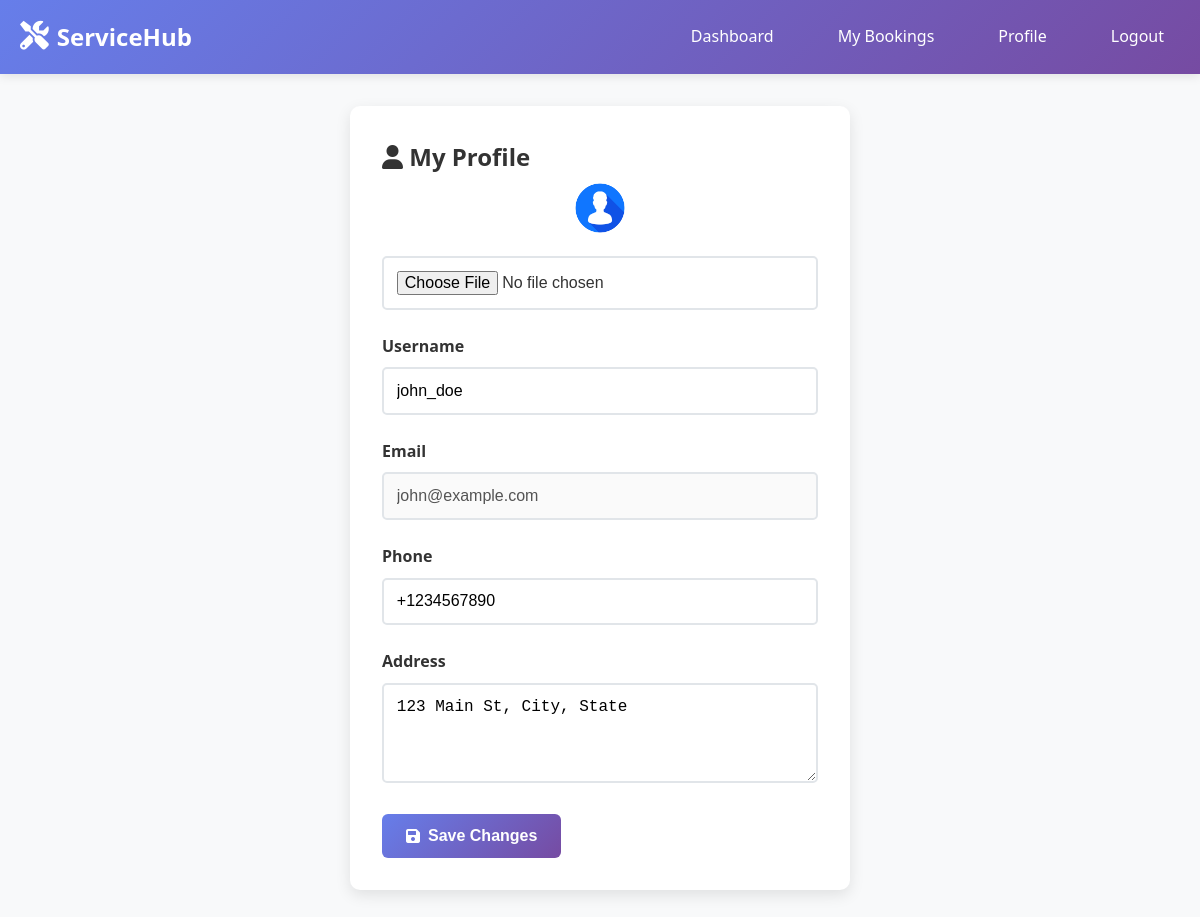
The app's page /user/profile.php (signed in) with its own data.
### tables this page shows
CREATE TABLE `users` (
  `id` int(11) NOT NULL,
  `username` varchar(50) NOT NULL,
  `email` varchar(100) NOT NULL,
  `password` varchar(255) NOT NULL,
  `role` enum('admin','provider','customer') NOT NULL DEFAULT 'customer',
  `status` enum('active','inactive','suspended') NOT NULL DEFAULT 'active',
  `profile_image` varchar(255) DEFAULT NULL,
  `phone` varchar(20) DEFAULT NULL,
  `address` text DEFAULT NULL,
  `created_at` timestamp NOT NULL DEFAULT current_timestamp(),
  `updated_at` timestamp NOT NULL DEFAULT current_timestamp() ON UPDATE current_timestamp()
);

### user/profile.php (the view, shortened to what this page needs)
<?php
require_once '../config/database.php';
$user_id = $_SESSION['user_id'];
$user_query = "SELECT * FROM users WHERE id = ?";
$user_stmt = mysqli_prepare($conn, $user_query);
mysqli_stmt_bind_param($user_stmt, 'i', $user_id);
mysqli_stmt_execute($user_stmt);
$user_result = mysqli_stmt_get_result($user_stmt);
$user = mysqli_fetch_assoc($user_result);
?>
<!DOCTYPE html>
<html lang="en">
<head>
    <link rel="stylesheet" href="../assets/css/style.css">
    <link href="https://cdnjs.cloudflare.com/ajax/libs/font-awesome/6.0.0/css/all.min.css" rel="stylesheet">
</head>
<body>
    <nav class="navbar">
        <div class="nav-container">
            <div class="nav-logo">
                <a href="../index.php">
                    <i class="fas fa-tools"></i>
                    <span>ServiceHub</span>
                </a>
            </div>
            <div class="nav-menu">
                <a href="dashboard.php" class="nav-link">Dashboard</a>
                <a href="bookings.php" class="nav-link">My Bookings</a>
                <a href="profile.php" class="nav-link active">Profile</a>
                <a href="../auth/logout.php" class="nav-link">Logout</a>
            </div>
        </div>
    </nav>
    <div class="container">
        <div class="form-container">
            <h2><i class="fas fa-user"></i> My Profile</h2>
            <form method="POST" action="" enctype="multipart/form-data">
                <div class="form-group" style="text-align:center;">
                    <?php
                    $img = $user['profile_image'] ? '../uploads/profiles/' . $user['profile_image'] : '../assets/images/default-avatar.png';
                    ?>
                    <img src="<?php echo $img; ?>" alt="Profile Image" class="avatar" style="margin-bottom:1rem;">
                    <input type="file" name="profile_image" accept=".jpg,.jpeg,.png">
                </div>
                <div class="form-group">
                    <label for="username">Username</label>
                    <input type="text" id="username" name="username" required value="<?php echo htmlspecialchars($user['username']); ?>">
                </div>
                <div class="form-group">
                    <label for="email">Email</label>
                    <input type="email" id="email" name="email" value="<?php echo htmlspecialchars($user['email']); ?>" disabled>
                </div>
                <div class="form-group">
                    <label for="phone">Phone</label>
                    <input type="text" id="phone" name="phone" value="<?php echo htmlspecialchars($user['phone']); ?>">
                </div>
                <div class="form-group">
                    <label for="address">Address</label>
                    <textarea id="address" name="address"><?php echo htmlspecialchars($user['address']); ?></textarea>
                </div>
                <button type="submit" class="btn-primary"><i class="fas fa-save"></i> Save Changes</button>
            </form>
        </div>
    </div>
</body>
</html>

### assets/css/style.css (style rules this page uses)
* { margin: 0; padding: 0; box-sizing: border-box; }
body { font-family: 'Segoe UI', Tahoma, Geneva, Verdana, sans-serif; line-height: 1.6; color: #333; background-color: #f8f9fa; overflow-x: hidden; width: 100%; max-width: 100%; }
html { overflow-x: hidden; width: 100%; max-width: 100%; }
.container { max-width: 1200px; margin: 0 auto; padding: 0 20px; }
.navbar { background: linear-gradient(135deg, #667eea 0%, #764ba2 100%); padding: 1rem 0; box-shadow: 0 2px 10px rgba(0,0,0,0.1); position: sticky; top: 0; z-index: 1000; }
.nav-container { max-width: 1200px; margin: 0 auto; padding: 0 20px; display: flex; justify-content: space-between; align-items: center; }
.nav-logo a { color: white; text-decoration: none; font-size: 1.5rem; font-weight: bold; display: flex; align-items: center; gap: 0.5rem; }
.nav-logo i { font-size: 1.8rem; }
.nav-menu { display: flex; gap: 2rem; align-items: center; }
.nav-link { color: white; text-decoration: none; padding: 0.5rem 1rem; border-radius: 5px; transition: background-color 0.3s ease; }
.btn-primary { background: linear-gradient(135deg, #667eea 0%, #764ba2 100%); color: white; padding: 0.8rem 1.5rem; border: none; border-radius: 5px; cursor: pointer; font-size: 1rem; font-weight: 600; transition: transform 0.3s ease; text-decoration: none; display: inline-flex; align-items: center; gap: 0.5rem; }
.form-container { max-width: 500px; margin: 2rem auto; background: white; padding: 2rem; border-radius: 10px; box-shadow: 0 5px 15px rgba(0,0,0,0.1); }
.form-group { margin-bottom: 1.5rem; }
.form-group label { display: block; margin-bottom: 0.5rem; font-weight: 600; color: #333; }
.form-group input, .form-group select, .form-group textarea { padding: 0.8rem; border: 2px solid #e1e5e9; border-radius: 5px; font-size: 1rem; }
.form-group textarea { resize: vertical; min-height: 100px; }
#username,#email,#password,#confirm_password { width: 100%; }
.btn-primary[type="submit"], .btn-secondary { font-size: 1rem; border-radius: 6px; margin-left: 0px; }
.avatar, .provider-avatar, .provider-thumb, .service-image img { width: 64px; height: 64px; object-position: top; object-fit: cover; border-radius: 50%; display: block; margin: 0 auto; }

### user/profile.php (style rules this page uses)
.form-group input,textarea,select { width: 100%; }

### records on screen
users: username "john_doe", email "john@example.com", phone "+1234567890", address "123 Main St, City, State"
